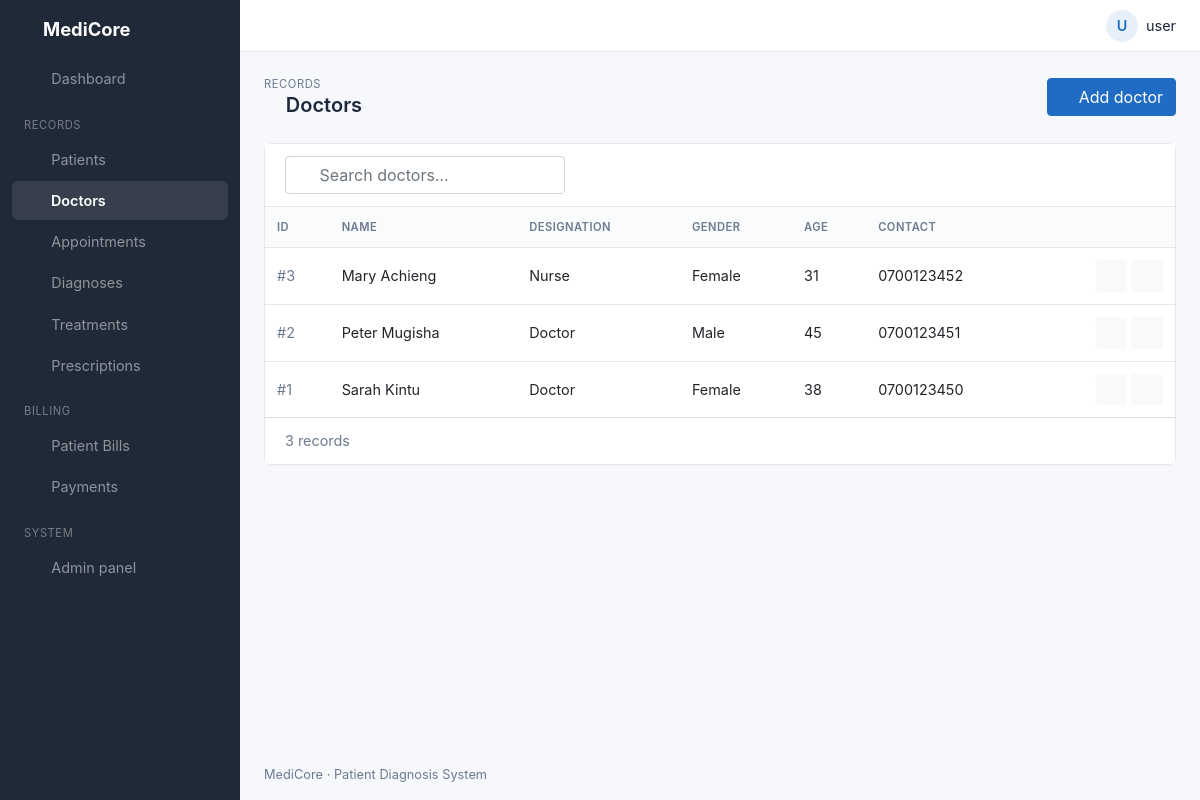
Screenshot of /doctors/ (signed in) with the database file from the repository.
### clinic/models.py (models this page shows, shortened)
class Doctor(models.Model):
    GENDER = [("Male", "Male"), ("Female", "Female")]
    DESIGNATION = [("Doctor", "Doctor"), ("Nurse", "Nurse")]
    doctor_id = models.AutoField(primary_key=True)
    first_name = models.CharField(max_length=80)
    last_name = models.CharField(max_length=80)
    gender = models.CharField(max_length=10, choices=GENDER)
    designation = models.CharField(max_length=20, choices=DESIGNATION)
    contact = models.CharField(max_length=20)
    address = models.CharField(max_length=255)
    age = models.PositiveIntegerField()

### clinic/views.py (the view)
# urls.py: path('doctors/', doctors, name='doctors'),
@login_required
def doctors(request):
    return show_list(request, Doctor, "doctors.html", ["first_name", "last_name", "designation", "contact"])

### clinic/views.py (called while the page is built)
def show_list(request, model, template, search_fields):
    items = model.objects.all().order_by("-pk")
    q = request.GET.get("q", "").strip()
    if q:
        condition = Q()
        for field in search_fields:
            condition |= Q(**{f"{field}__icontains": q})
        items = items.filter(condition)
    return render(request, template, {"items": items, "q": q})

### templates/doctors.html (shortened to what this page needs)
{% extends 'base.html' %}
{% load static %}
{% load crispy_forms_tags %}
{% block pretitle %}Records{% endblock %}
{% block heading %}<i class="ti ti-stethoscope"></i> Doctors{% endblock %}
{% block actions %}<a href="{% url 'add_doctor' %}" class="btn btn-primary"><i class="ti ti-plus"></i> Add doctor</a>{% endblock %}
{% block content %}
<div class="card">
  <div class="card-header">
    <form method="get" class="search flex-fill">
      <i class="ti ti-search"></i>
      <input type="text" name="q" value="{{ q }}" class="form-control" placeholder="Search doctors...">
    </form>
  </div>
  <div class="table-responsive">
    <table class="table table-hover">
      <thead><tr><th>ID</th><th>Name</th><th>Designation</th><th>Gender</th><th>Age</th><th>Contact</th><th></th></tr></thead>
      <tbody>
      {% for x in items %}
        <tr>
          <td><span class="text-id">#{{ x.doctor_id }}</span></td>
          <td>{{ x.first_name }} {{ x.last_name }}</td>
          <td>{{ x.designation }}</td>
          <td>{{ x.gender }}</td>
          <td>{{ x.age }}</td>
          <td>{{ x.contact }}</td>
          <td class="text-right text-nowrap">
            <a href="{% url 'edit_doctor' x.pk %}" class="btn btn-sm btn-light btn-icon" title="Edit"><i class="ti ti-edit"></i></a>
            <a href="{% url 'delete_doctor' x.pk %}" class="btn btn-sm btn-light btn-icon text-danger" title="Delete"><i class="ti ti-trash"></i></a>
          </td>
        </tr>
      {% empty %}
        <tr><td colspan="7" class="text-muted">No doctors yet.</td></tr>
      {% endfor %}
      </tbody>
    </table>
  </div>
  <div class="card-footer">{{ items|length }} record{{ items|length|pluralize }}</div>
</div>
{% endblock %}

### templates/base.html (shortened to what this page needs)
{% load static %}
{% load crispy_forms_tags %}
<!DOCTYPE html>
<html lang="en">
<head>
  <link rel="stylesheet" href="{% static 'css/bootstrap.min.css' %}">
  <link rel="stylesheet" href="{% static 'css/tabler-icons.min.css' %}">
  <link rel="stylesheet" href="{% static 'css/style.css' %}">
</head>
<body>
<aside class="sidebar navbar navbar-dark navbar-expand-lg">
  <a class="navbar-brand" href="{% url 'Home' %}"><i class="ti ti-heartbeat"></i> MediCore</a>
  <div class="collapse navbar-collapse" id="menu">
    <ul class="navbar-nav">
      <li class="nav-item"><a class="nav-link {% if request.path == '/' %}active{% endif %}" href="{% url 'Home' %}"><i class="ti ti-layout-dashboard"></i> Dashboard</a></li>
      <li class="nav-heading">Records</li>
      <li class="nav-item"><a class="nav-link {% if '/patients/' in request.path %}active{% endif %}" href="{% url 'patients' %}"><i class="ti ti-user-heart"></i> Patients</a></li>
      <li class="nav-item"><a class="nav-link {% if '/doctors/' in request.path %}active{% endif %}" href="{% url 'doctors' %}"><i class="ti ti-stethoscope"></i> Doctors</a></li>
      <li class="nav-item"><a class="nav-link {% if '/appointments/' in request.path %}active{% endif %}" href="{% url 'appointments' %}"><i class="ti ti-calendar-event"></i> Appointments</a></li>
      <li class="nav-item"><a class="nav-link {% if '/diagnoses/' in request.path %}active{% endif %}" href="{% url 'diagnoses' %}"><i class="ti ti-clipboard-heart"></i> Diagnoses</a></li>
      <li class="nav-item"><a class="nav-link {% if '/treatments/' in request.path %}active{% endif %}" href="{% url 'treatments' %}"><i class="ti ti-bed"></i> Treatments</a></li>
      <li class="nav-item"><a class="nav-link {% if '/prescriptions/' in request.path %}active{% endif %}" href="{% url 'prescriptions' %}"><i class="ti ti-pill"></i> Prescriptions</a></li>
      <li class="nav-heading">Billing</li>
      <li class="nav-item"><a class="nav-link {% if '/bills/' in request.path %}active{% endif %}" href="{% url 'bills' %}"><i class="ti ti-file-invoice"></i> Patient Bills</a></li>
      <li class="nav-item"><a class="nav-link {% if '/payments/' in request.path %}active{% endif %}" href="{% url 'payments' %}"><i class="ti ti-cash"></i> Payments</a></li>
      <li class="nav-heading">System</li>
      <li class="nav-item"><a class="nav-link" href="/admin/"><i class="ti ti-settings"></i> Admin panel</a></li>
    </ul>
  </div>
</aside>
<div class="page-wrapper">
  <header class="topbar">
    <div class="dropdown ml-auto">
      <a href="#" class="user-menu" data-toggle="dropdown">
        <span class="avatar">{{ user.username|slice:":1"|upper }}</span>
        <span class="d-none d-md-inline">{{ user.username }}</span>
      </a>
    </div>
  </header>
  <div class="page-header">
    <div>
      <div class="page-pretitle">{% block pretitle %}MediCore{% endblock %}</div>
      <h2 class="page-title">{% block heading %}{% endblock %}</h2>
    </div>
    <div>{% block actions %}{% endblock %}</div>
  </div>
  <main class="page-body">
    {% block content %}{% endblock %}
  </main>
  <footer class="footer">MediCore &middot; Patient Diagnosis System</footer>
</div>
</body>
</html>

### static/css/style.css (style rules this page uses)
:root { --primary: #206bc4; --sidebar: #1f2937; --bg: #f6f8fb; --border: #e6e7e9; --muted: #6c7a91; }
body { background: var(--bg); color: #1d273b; font-size: .9rem; }
a { color: var(--primary); }
.btn-primary { background: var(--primary); border-color: var(--primary); }
.ti { font-size: 1.1rem; vertical-align: -2px; }
.sidebar { background: var(--sidebar); padding: 0; align-items: flex-start; }
.sidebar .navbar-brand { font-weight: 700; padding: 1rem 1.25rem; font-size: 1.15rem; }
.sidebar .navbar-brand .ti { color: #4dabf7; font-size: 1.5rem; }
.sidebar .navbar-nav { width: 100%; padding: 0 .75rem 1rem; }
.sidebar .nav-link { color: rgba(255,255,255,.7); border-radius: 6px; padding: .55rem .75rem !important; margin-bottom: 2px; }
.sidebar .nav-link .ti { margin-right: .6rem; }
.sidebar .nav-link.active { color: #fff; background: rgba(255,255,255,.1); font-weight: 600; }
.sidebar .nav-heading { color: rgba(255,255,255,.4); text-transform: uppercase; font-size: .7rem; letter-spacing: .05em; padding: 1rem .75rem .4rem; }
@media (min-width: 992px) { .sidebar { position: fixed; top: 0; bottom: 0; left: 0; width: 15rem; flex-direction: column; overflow-y: auto; } }
@media (min-width: 992px) { .sidebar .navbar-collapse { width: 100%; align-items: flex-start; } }
@media (min-width: 992px) { .sidebar .navbar-nav { flex-direction: column; } }
@media (min-width: 992px) { .page-wrapper { margin-left: 15rem; } }
.page-wrapper { min-height: 100vh; display: flex; flex-direction: column; }
.topbar { display: flex; align-items: center; background: #fff; border-bottom: 1px solid var(--border); padding: .6rem 1.5rem; }
.user-menu { display: flex; align-items: center; color: #1d273b; text-decoration: none !important; }
.avatar { width: 2rem; height: 2rem; border-radius: 50%; background: #e7f0fa; color: var(--primary); display: inline-flex; align-items: center; justify-content: center; font-weight: 600; margin-right: .5rem; }
.page-header { display: flex; justify-content: space-between; align-items: center; padding: 1.5rem 1.5rem .5rem; flex-wrap: wrap; gap: .75rem; }
.page-pretitle { text-transform: uppercase; font-size: .7rem; color: var(--muted); letter-spacing: .05em; }
.page-title { font-size: 1.25rem; font-weight: 600; margin: 0; }
.page-title .ti { color: var(--primary); font-size: 1.35rem; }
.page-body { padding: 1rem 1.5rem; flex: 1; }
.footer { padding: 1rem 1.5rem; color: var(--muted); font-size: .8rem; }
.card { border: 1px solid var(--border); border-radius: 8px; box-shadow: 0 1px 2px rgba(0,0,0,.03); margin-bottom: 1.25rem; }
.card-header { background: #fff; border-bottom: 1px solid var(--border); display: flex; justify-content: space-between; align-items: center; }
.card-footer { background: #fff; color: var(--muted); }
.table { margin-bottom: 0; }
.table thead th { border-top: 0; border-bottom: 1px solid var(--border); background: #fafbfc; color: var(--muted); font-size: .7rem; text-transform: uppercase; letter-spacing: .04em; font-weight: 600; }
.table td { vertical-align: middle; border-top: 1px solid var(--border); }
.text-id { color: var(--muted); }
.search { position: relative; max-width: 280px; }
.search .ti { position: absolute; left: .7rem; top: .55rem; color: var(--muted); }
.search input { padding-left: 2.1rem; }
.btn-icon { padding: .25rem .5rem; }

### rows the page displays
Doctor: doctor_id "3", first_name "Mary", last_name "Achieng", designation "Nurse", gender "Female", age "31", contact "0700123452"
Doctor: doctor_id "2", first_name "Peter", last_name "Mugisha", designation "Doctor", gender "Male", age "45", contact "0700123451"
Doctor: doctor_id "1", first_name "Sarah", last_name "Kintu", designation "Doctor", gender "Female", age "38", contact "0700123450"

### other values shown
{{ user.username|slice:":1"|upper }} "U"
{{ user.username }} "user"
{{ items|length }} "3"
